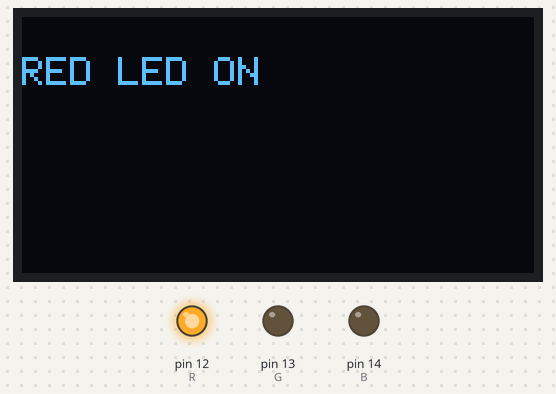
A sketch run on a simulated Arduino Uno, built with avr-gcc and run on an emulated ATmega328P. Shown: 128×64 one-colour display, output pins drawn as LEDs (lit = HIGH).

Above: at 0.1 s.
At 1.1 s:
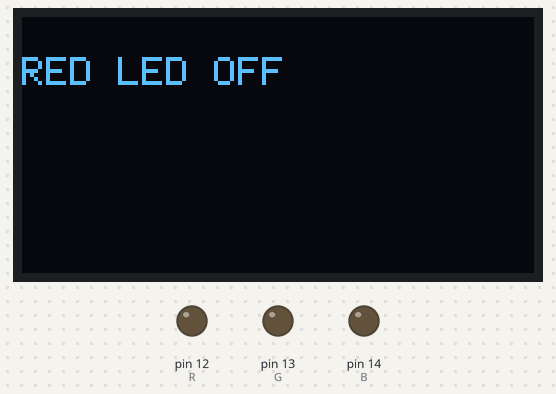
At 2.2 s:
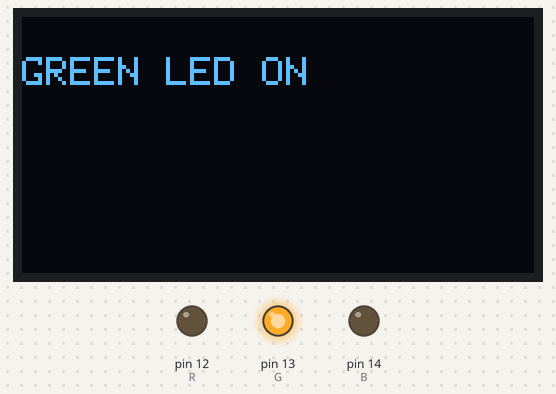
At 3.2 s:
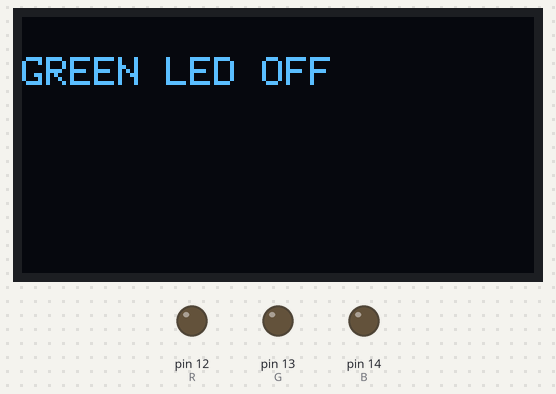
At 4.2 s:
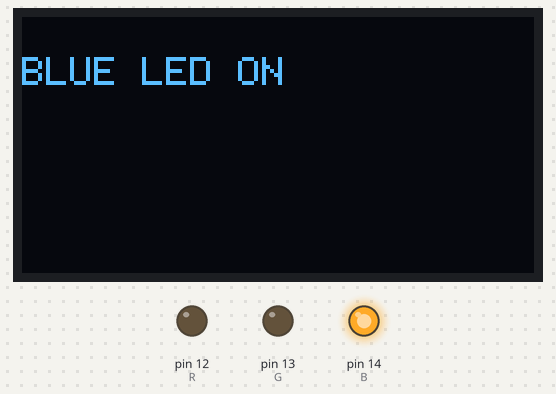
At 5.2 s:
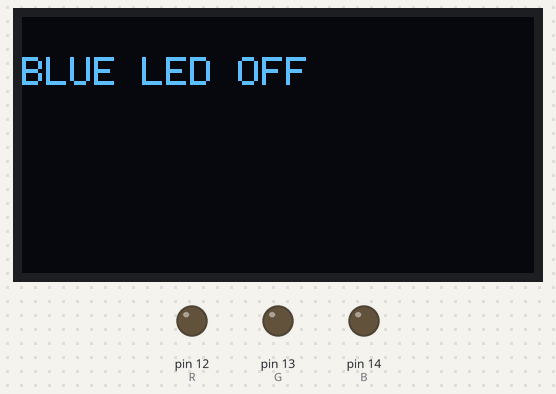
Timing chart, 0 to 40.0 s (numbered marks = the images above):
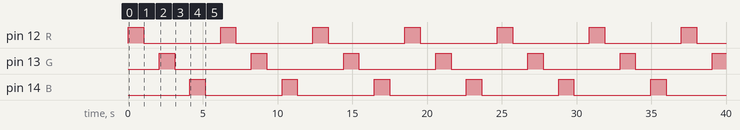

The sketch:

15_oled.ino
```cpp
#define R 12
#define G 13
#define B 14

#include <Wire.h>
#include <Adafruit_GFX.h>
#include <Adafruit_SSD1306.h>

#define SCREEN_WIDTH 128
#define SCREEN_HEIGHT 64
Adafruit_SSD1306 display(SCREEN_WIDTH, SCREEN_HEIGHT, &Wire, -1);

void setup() {
  Serial.begin(115200);
  pinMode(R, OUTPUT);
  pinMode(G, OUTPUT);
  pinMode(B, OUTPUT);

  if (!display.begin(SSD1306_SWITCHCAPVCC, 0x3D)) {
    Serial.println(F("SSD1306 allocation failed"));
    for (;;);
  }
}

void loop() {
  // Red LED ON
  digitalWrite(R, HIGH);
  display.clearDisplay();
  display.setTextSize(1);
  display.setTextColor(SSD1306_WHITE);
  display.setCursor(0, 10);
  display.println("RED LED ON");
  display.display();
  delay(1000);

  // Red LED OFF
  digitalWrite(R, LOW);
  display.clearDisplay();
  display.setTextSize(1);
  display.setTextColor(SSD1306_WHITE);
  display.setCursor(0, 10);
  display.println("RED LED OFF");
  display.display();
  delay(1000);

  // Green LED ON
  digitalWrite(G, HIGH);
  display.clearDisplay();
  display.setTextSize(1);
  display.setTextColor(SSD1306_WHITE);
  display.setCursor(0, 10);
  display.println("GREEN LED ON");
  display.display();
  delay(1000);

  // Green LED OFF
  digitalWrite(G, LOW);
  display.clearDisplay();
  display.setTextSize(1);
  display.setTextColor(SSD1306_WHITE);
  display.setCursor(0, 10);
  display.println("GREEN LED OFF");
  display.display();
  delay(1000);

  // Blue LED ON
  digitalWrite(B, HIGH);
  display.clearDisplay();
  display.setTextSize(1);
  display.setTextColor(SSD1306_WHITE);
  display.setCursor(0, 10);
  display.println("BLUE LED ON");
  display.display();
  delay(1000);

  // Blue LED OFF
  digitalWrite(B, LOW);
  display.clearDisplay();
  display.setTextSize(1);
  display.setTextColor(SSD1306_WHITE);
  display.setCursor(0, 10);
  display.println("BLUE LED OFF");
  display.display();
  delay(1000);
}
```

Measured:
- by itself, pin 12 (R), pin 13 (G), pin 14 (B): alternates HIGH for 1.0 s and LOW for 5.1 s
- by itself, everything shown: repeats every 6.2 s, in 6 steps
- what the display in image 1 shows lasts 1.0 s, from 1.1 s to 2.1 s
